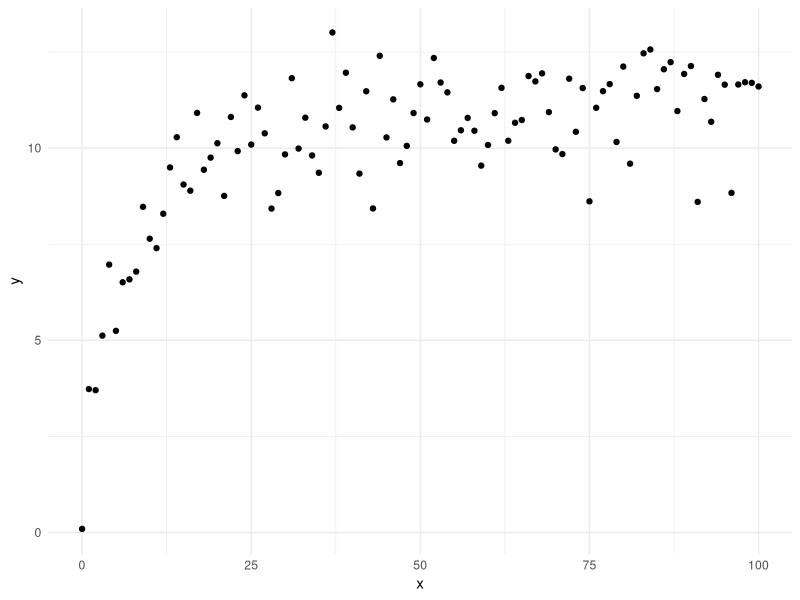
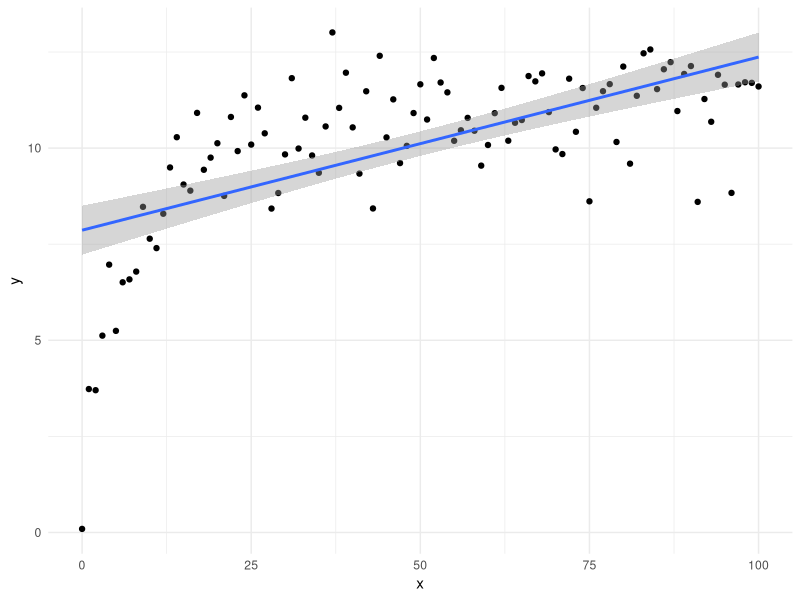
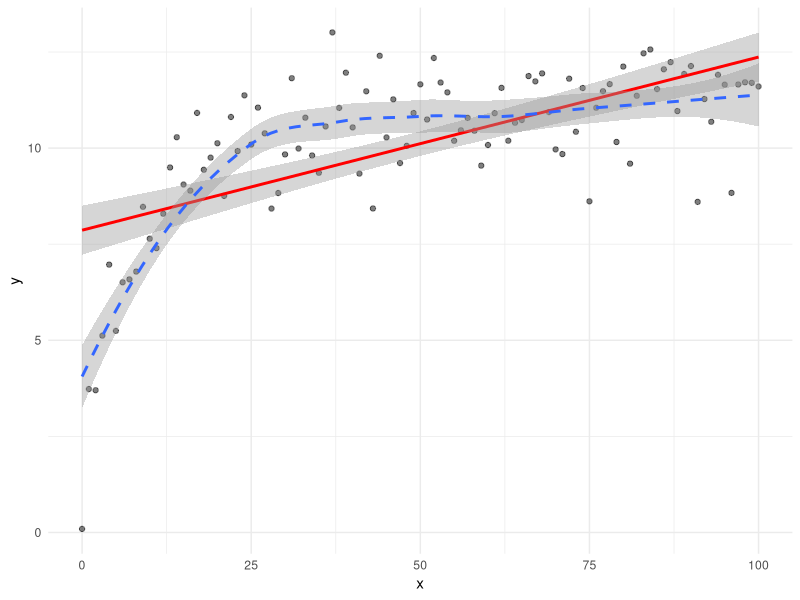
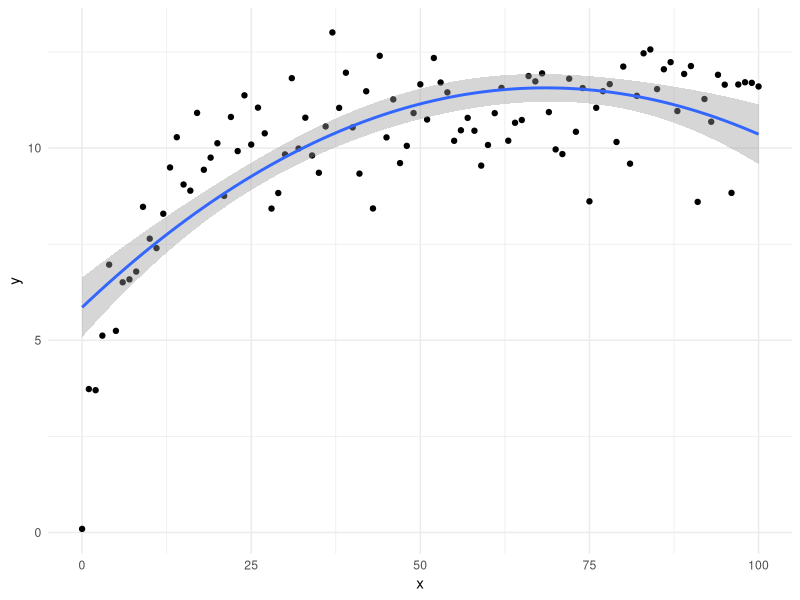
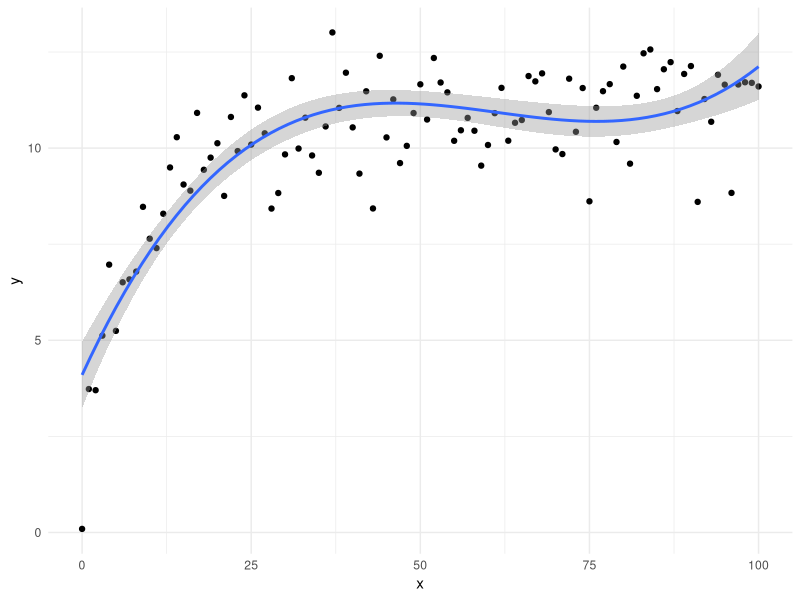
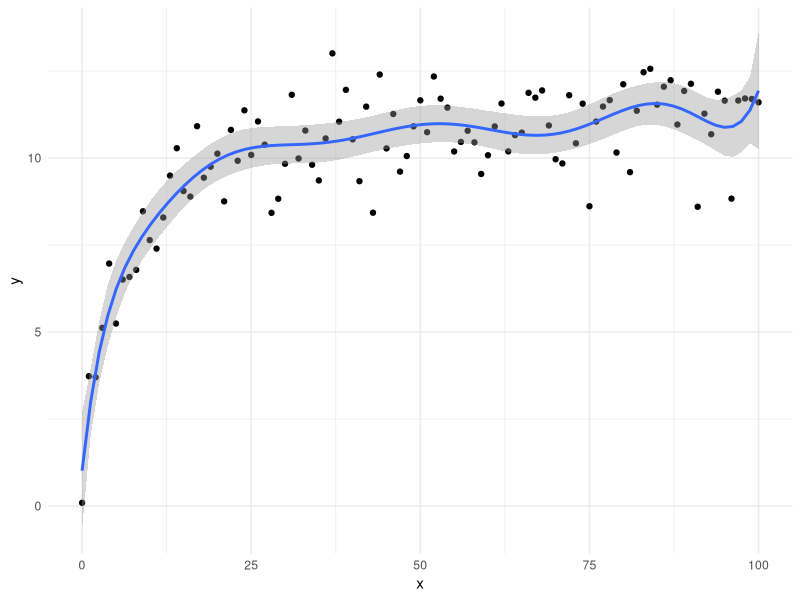

Write R code to recreate these figures, in order.
## ---- chunk 1
knitr::opts_chunk$set(echo = FALSE)
library(tidyverse)
theme_set(theme_minimal())
## ---- chunk 2
set.seed(8788)
x <- seq(0,100,1)
y <- ((runif(1, 10, 20) * x) / (runif(1, 0, 10) + x)) + rnorm(101, 0, 1)
x_1 <- seq(0, 100, 1)
y_1 <- ((runif(1, 10, 20) * x_1) / (runif(1, 0, 100) + x_1)) + rnorm(101, 0, 1)

sim_traj <- tibble(
  x = c(x, x_1),
  y = c(y, y_1),
  g = rep(c("a", "b"), each = 101)
)

sim_traj_a <- filter(sim_traj, g == "a")
## ---- chunk 3
ggplot(sim_traj_a, aes(x, y)) +
  geom_point()
## ---- chunk 4
ggplot(sim_traj_a, aes(x, y)) +
  geom_point() +
  geom_smooth(method = "lm")
## ---- chunk 5
ggplot(sim_traj_a, aes(x, y)) +
  geom_point(alpha = 0.5) +
  geom_smooth(method = "lm", colour = "red") +
  geom_smooth(linetype = "dashed")
## ---- chunk 6
ggplot(sim_traj_a, aes(x, y)) +
  geom_point() +
  geom_smooth(method = "lm", formula = y ~ x + I(x^2))
## ---- chunk 7
ggplot(sim_traj_a, aes(x, y)) +
  geom_point() +
  geom_smooth(method = "lm", formula = y ~ x + I(x^2) + I(x^3))
## ---- chunk 8
ggplot(sim_traj_a, aes(x, y)) +
  geom_point() +
  geom_smooth(method = "lm", formula = y ~ x + I(x^2) + I(x^3) + I(x^4) + I(x^5) + I(x^6) + I(x^7) + I(x^8) + I(x^9) + I(x^10))
